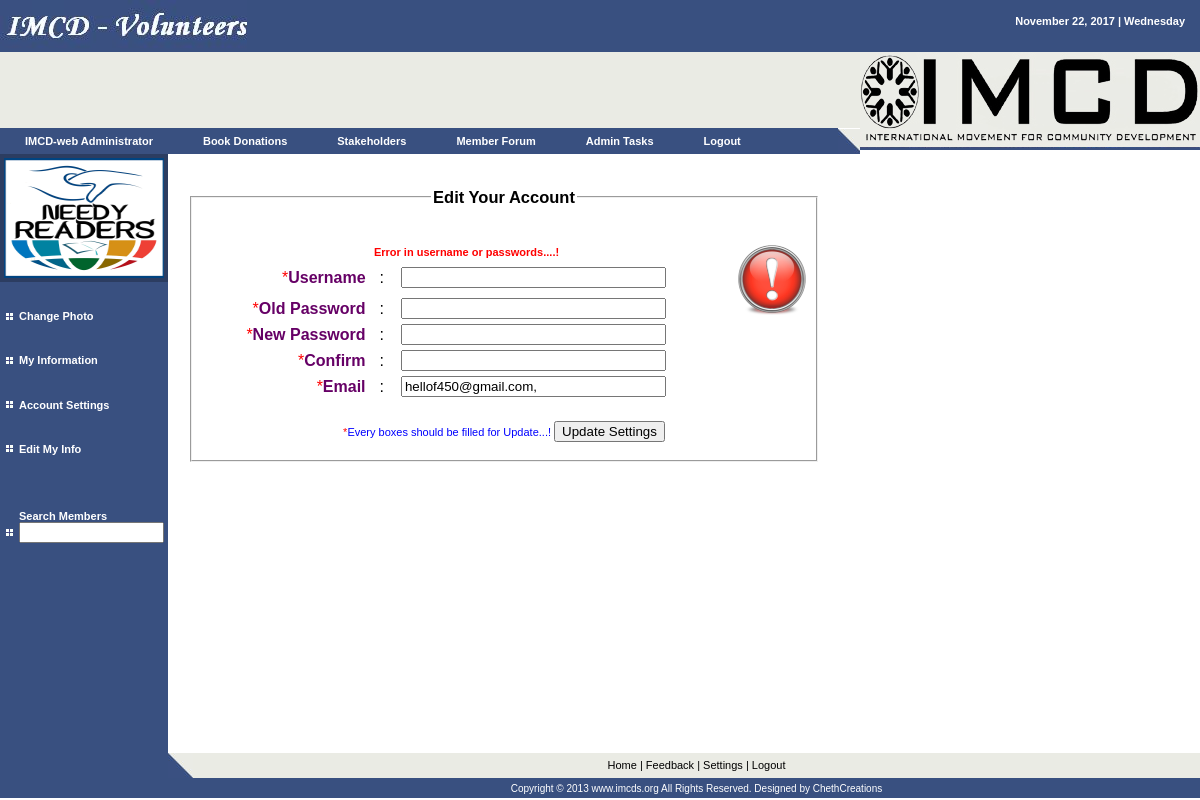
Page /user/erredit.php (signed in) on the committed database.
### tables this page shows
CREATE TABLE `user` (
  `uid` int(50) NOT NULL auto_increment,
  `uname` varchar(50) NOT NULL,
  `pword` varchar(200) NOT NULL,
  `fname` varchar(50) NOT NULL,
  `mname` varchar(200) NOT NULL,
  `lname` varchar(50) NOT NULL,
  `dob` varchar(50) NOT NULL,
  `country` varchar(50) NOT NULL,
  `gender` varchar(50) NOT NULL,
  `tele` varchar(50) NOT NULL,
  `email` varchar(50) NOT NULL,
  `seq` varchar(50) NOT NULL,
  `answer` varchar(50) NOT NULL,
  `year` int(10) NOT NULL,
  `fid` varchar(20) NOT NULL,
  `town` varchar(50) NOT NULL,
  `status` varchar(50) NOT NULL default 'pend',
  `utype` varchar(50) NOT NULL default 'nuser',
  PRIMARY KEY  (`uid`)
);

### sess.php (called while the page is built, shortened)
<?php
$name=$_SESSION['fuser'];
$query="select * from user where uname='".$name."' ";
$result=mysql_query($query);
$new=mysql_fetch_array($result);
$f_name=$new['fname'];
$l_name=$new['lname'];
$photo=$new['mname'];
$mail=$new['email'];
$utype=$new['utype'];
?>

### user/erredit.php (the view)
<?php
include('incu/header.php');?>
<div align="center">
	<fieldset>
    <legend align="center"><h2>Edit Your Account</h2></legend><br/>
	<img align="right" alt="informations" src="../pictures/error2.png"/>
	<span style="color: #FF0000; font-weight: bold">Error in username or passwords....!</span>
			<form action="sett.php" method="post">
           <table width="484" border="0" cellspacing="5" cellpadding="0">
  <tr>
    <td><div align="right"><span style="color: #FF0000">*</span><span style="color: #660066; font-weight: bold">Username</span></div></td>
	<td>&nbsp;&nbsp;:&nbsp;&nbsp;</td>
    <td><div align="left"><input type="text" name="username" id="username" size="30"/>
    </div></td>
  </tr>
  <tr>
  <tr>
    <td><div align="right"><span style="color: #FF0000">*</span><span style="color: #660066; font-weight: bold">Old Password</span></div></td>
	<td>&nbsp;&nbsp;:&nbsp;&nbsp;</td>
    <td><div align="left"><input type="password" name="old" id="old" size="30"/>
    </div></td>
  </tr>
  <tr>
    <td><div align="right"><span style="color: #FF0000">*</span><span style="color: #660066; font-weight: bold">New Password</span></div></td>
	<td>&nbsp;&nbsp;:&nbsp;&nbsp;</td>
    <td><div align="left"><input name="new" type="password" id="new" size="30"/>
     </div></td>
  </tr>
  <tr>   <td><div align="right"><span style="color: #FF0000">*</span><span style="color: #660066; font-weight: bold">Confirm</span></div></td>
  <td>&nbsp;&nbsp;:&nbsp;&nbsp;</td>
   <td><div align="justify"><input name="conew" type="password" id="conew" size="30"/>
   		  </div>
   </td>
   </tr>
   <tr>
    <td><div align="right"><span style="color: #FF0000">*</span><span style="color: #660066; font-weight: bold">Email</span></div></td>
	<td>&nbsp;&nbsp;:&nbsp;&nbsp;</td>
    <td><div align="left"><input type="text" name="mail" id="mail" value="<?php echo $mail;?>" size="30"/>
    </div></td>
  </tr>
</table><br/>
<span style="color: #FF0000">*</span><span style="color: #0000FF">Every boxes should be filled for Update...!</span>
		  <input type="submit" value="Update Settings" name="upacc" />
		  </form>
</fieldset>
	  </div>
<?php
include('incu/footer.php');
?>

### user/incu/header.php (shortened to what this page needs)
<?php
include('../sess.php');
?>
<html>
<head>
<link rel="stylesheet" href="styles.css" type="text/css">
</head>
<body bgcolor="#ffffff" leftmargin="0" topmargin="0" marginwidth="0" marginheight="0">
<table width="100%" border="0" cellspacing="0" cellpadding="0" height="100%">
  <tr>
    <td bgcolor="#395080" height="50" valign="top">
      <table width="100%" border="0" cellspacing="0" cellpadding="0" height="100%">
        <tr>
          <td width="50%" valign="top"><a href="index.php" class="menutext"> <img name="companyname" src="images/companyname.jpg" width="247" height="50" border="0"></a></td>
          <td width="50%" valign="top">
            <table width="100%" border="0" cellspacing="0" cellpadding="15">
              <tr>
                <td valign="top" align="right" class="menutext">
				<?php echo gmdate("F d, Y | l");?>
				</td>
              </tr>
            </table>
		 </td>
        </tr>
      </table>
    </td>
  </tr>
  <tr>
    <td height="98" valign="top">
      <table width="100%" border="0" cellspacing="0" cellpadding="0" height="100%">
        <tr>
          <td valign="top" width="82%">
            <table width="100%" border="0" cellspacing="0" cellpadding="0" height="100%">
              <tr bgcolor="#EAEBE4">
                <td height="73" valign="top" bgcolor="#EAEBE4"><img src="images/spacer.gif" width="1" height="73"></td>
                <td>&nbsp;</td>
              </tr>
              <tr>
                <td height="25" bgcolor="#395080" class="menutext" nowrap width="100%">
				<ul id="menu">
    <li><a href="../user/myinfo.php" class="menutext"><?php echo $f_name." ".$l_name; ?></a></li>
    <li><a href="pe_don.php" class="menutext">Book Donations</a>
    </li>
	    <li><a href="#" class="menutext">Stakeholders</a>
    </li>
     <li><a href="forum.php" class="menutext">Member Forum</a>
    </li>
	<?php
	if($utype=='admin'){
	echo '
		    <li><a href="#" class="menutext">Admin Tasks</a>
        <ul>
            <li><a href="request.php" class="menutext"><img src="images/square.jpg" width="7" height="7"> &nbsp;&nbsp;Pending Member Requests</a></li>
			<li><a href="allstake.php" class="menutext"><img src="images/square.jpg" width="7" height="7"> &nbsp;&nbsp;All Stakeholders</a></li>
        </ul>
    </li>
	';
	}
	?>
    <li><a href="../user/logout.php" class="menutext">Logout</a>
    </li>
</ul>
				 </td>
                <td height="25" width="22" valign="bottom"><img name="triangle1" src="images/triangle1.jpg" width="22" height="25" border="0"></td>
              </tr>
            </table>
          </td>
          <td valign="top" align="right" width="340"><img name="graphic1" src="images/graphic1.jpg" width="340" height="98" border="0"></td>
        </tr>
      </table>
    </td>
  </tr>
  <tr>
    <td height="72%" valign="top">
      <table width="70%" border="0" cellspacing="0" cellpadding="0" height="100%">
        <tr>
          <td valign="top" width="152" bgcolor="#395080">
            <table width="152" border="0" cellspacing="0" cellpadding="0" height="100%">
              <tr>
                <td width="152" bgcolor="#395080" height="140" valign="top"><a href="../user/photo.php"><img border="4" name="user" src="<?php echo $photo; ?>" width="160" height="120"/></a></td>
              </tr>
              <tr>
                <td valign="top" bgcolor="#395080">
                  <table width="100%" border="0" cellspacing="0" cellpadding="3" height="300">
                    <tr>
                      <td width="10" align="right"><img src="images/square.jpg" width="7" height="7"></td>
                      <td nowrap class="menutext"><a href="../user/photo.php" class="menutext">Change Photo</a></td>
                    </tr>
					<tr>
                      <td width="10" align="right"><img src="images/square.jpg" width="7" height="7"></td>
                      <td class="menutext"><a href="../user/myinfo.php" class="menutext">My Information</a></td>
                    </tr>
                    <tr>
                      <td width="10" align="right"><img src="images/square.jpg" width="7" height="7"></td>
                      <td class="menutext"><a href="../user/editset.php" class="menutext">Account Settings</a></td>
                    </tr>
                    <tr>
                      <td width="10" align="right"><img src="images/square.jpg" width="7" height="7"></td>
                      <td class="menutext"><a href="editme.php" class="menutext">Edit My Info</a></td>
                    </tr>
					<tr>
					<td width="10" align="right"><img src="images/square.jpg" width="7" height="7"></td>
                      <td class="menutext">
					<a href="../user/logall.php" class="menutext">Search Members</a><form action="logall.php" method="post"><input type="text" name="sch" size="15"></form></td>
					</tr>
                  </table>
                </td>
              </tr>
            </table>
          </td>
		   <td valign="top" width="85%">
            <table width="100%" border="0" cellspacing="0" cellpadding="20" height="100%">
              <tr>
                <td valign="top" height="420" class="text">

### user/styles.css (style rules this page uses)
.text { font-family: Verdana, Arial, Helvetica, sans-serif; font-size: 11px; line-height: 19px; color: #000000; text-decoration: none }
a { font-family: Verdana, Arial, Helvetica, sans-serif; font-size: 11px; color: #2C3D61; text-decoration: underline }
.menutext { font-family: Verdana, Arial, Helvetica, sans-serif; font-size: 11px; font-weight: bold; color: #FFFFFF; text-decoration: none }
ul { font-family: Arial, Verdana; font-size: 14px; margin: 0; padding: 0; list-style: none; }
ul li { display: block; position: relative; float: left; }
ul li a { display: block; text-decoration: none; color: #ffffff; border-top: 0px solid #ffffff; padding: 5px 25px 5px 25px; background: #395080; margin-left: 0px; }

### rows in the picture
user: fname "IMCD-web", lname "Administrator", mname (picture), mail "hellof450@gmail.com,"

### other values in the picture
gmdate("F d, Y | l") "November 22, 2017 | Wednesday"
